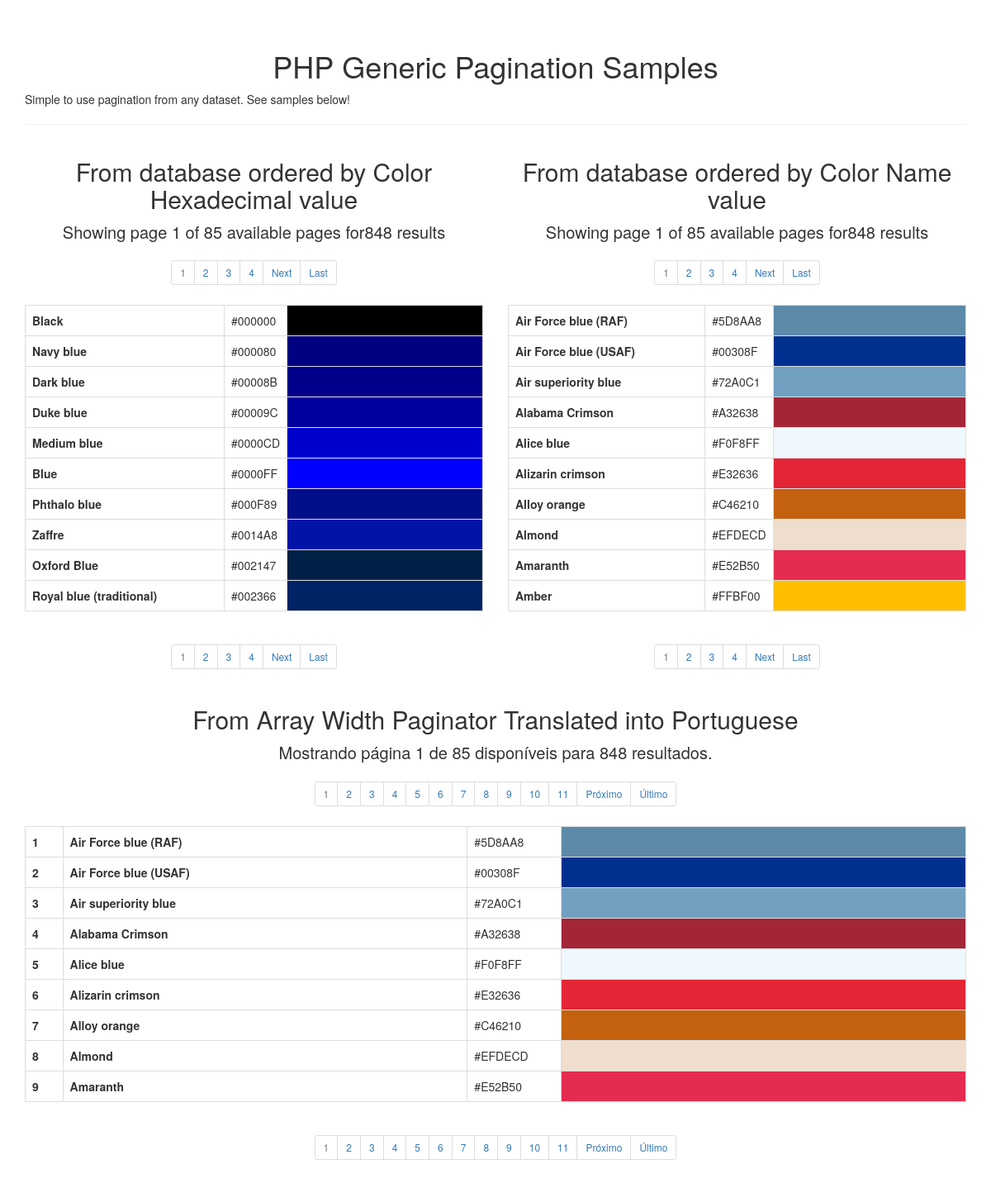
The page / on the database its author committed.
### tables this page shows
CREATE TABLE IF NOT EXISTS `colors` (
  `color_id` int(11) NOT NULL AUTO_INCREMENT,
  `color_name` varchar(155) NOT NULL,
  `color_hex` varchar(7) NOT NULL,
  PRIMARY KEY (`color_id`)
);

### src/giba/paginator/Paginator.php (called while the page is built, shortened)
<?php
class Paginator
{
    public $resultSet = null;
    public static $locale = 'en';
    private $paginator = 'page';
    private $limitPerPage = 10;
    private $range = 5;
    private $class = 'pagination';
    public function setResultSet($resultSet)
    {
        $this->resultSet = new \ArrayIterator($resultSet);
    }
    public function getResultSet()
    {
        return $this->resultSet;
    }
    public function getResults()
    {
        $offSet = $this->getOffset();
        $limit = $offSet + $this->getLimitPerPage() - 1;
        $resultSet = Array();
        foreach ($this->getResultSet() as $key => $data) {
            if ($key < $offSet || $key > $limit) {
                continue;
            }
            $resultSet[$key] = $data;
        }
        return $resultSet;
    }
    public function getTotalOfResults()
    {
        return $this->getResultSet()->count();
    }
    public function getTotalOfPages()
    {
        return ceil($this->getTotalOfResults() / $this->getLimitPerPage());
    }
    public function getCurrentPage()
    {
        $totalOfPages = $this->getTotalOfPages();
        $pager = $this->getPager();
        if (isset($pager) && is_numeric($pager)) {
            $currentPage = $pager;
        } else {
            $currentPage = 1;
        }
        if ($currentPage < 1) {
            $currentPage = 1;
        }
        return (int) $currentPage;
    }
    public function getOffset()
    {
        return ( $this->getCurrentPage() - 1 ) * $this->getLimitPerPage();
    }
    public function setPaginator($paginator)
    {
        $this->paginator = $paginator;
    }
    public function getPaginator()
    {
        return $this->paginator;
    }
    public function getPager()
    {
        return ( isset($_GET[$this->paginator]) ) ? (int) $_GET[$this->paginator] : 0;
    }
    public function getLimitPerPage()
    {
        return $this->limitPerPage;
    }
    public function setRange($range)
    {
        $this->range = $range;
    }
    public function getRange()
    {
        return $this->range;
    }
    public function navigate($option = 'menu')
    {
        $content = null;
        switch ($option) {
            case 'results' :
                $content = Navigator::showResults($this);
                break;
            case 'menu' :
                $content = Navigator::showMenu($this);
                break;
        }
        return $content;
    }
    public function setLocale($locale)
    {
        self::$locale = $locale;
    }
    public static function getLocale()
    {
        return self::$locale;
    }
    public function setClass($class)
    {
        $this->class = $class;
    }
    public function getClass()
    {
        return $this->class;
    }
}

### src/giba/paginator/Intl.php (called while the page is built, shortened)
<?php
class Intl
{
    public static $data = null;
    public static function setData()
    {
        self::$data = json_decode(
            file_get_contents(
                dirname(__FILE__)
                . '/locales/'
                . Paginator::getLocale() . '.json'
            )
        );
    }
    public static function getData()
    {
        return self::$data;
    }
    public static function get($key)
    {
        return self::$data->$key;
    }
}

### src/giba/paginator/QueryString.php (called while the page is built, shortened)
<?php
class QueryString
{
    public static function rebuild($current)
    {
        $queryString = $_SERVER['QUERY_STRING'];
        if (strlen($queryString) > 0) {
            $parts = explode("&", $queryString);
            $data = array();
            foreach ($parts as $val) {
                if (stristr($val, $current) == false) {
                    array_push($data, $val);
                }
            }
            if (count($data) != 0) {
                $queryString = "&" . implode("&", $data);
            } else {
                return false;
            }
            return $queryString;
        } else {
            return false;
        }
    }
}

### index.php (the view, shortened to what this page needs)
<?php
$dbh = new PDO('mysql:host=localhost;dbname=test', 'root', 'phpdev');
$dbh->query('SET NAMES UTF8');
?>
<!DOCTYPE html>
<html lang="en">
    <head>
        <link rel="stylesheet" href="https://maxcdn.bootstrapcdn.com/bootstrap/3.3.4/css/bootstrap.min.css">
        <link rel="stylesheet" href="https://maxcdn.bootstrapcdn.com/bootstrap/3.3.4/css/bootstrap-theme.min.css">
    </head>
    <body>
        <div class="container">
            <h1>PHP Generic Pagination Samples</h1>
            <p>Simple to use pagination from any dataset. See samples below!</p>
            <hr>
            <div class="row">
                <div class="col-md-6">
                    <h2>From database ordered by Color Hexadecimal value</h2>
                    <?php
                    $stmt = $dbh->prepare("SELECT * FROM colors ORDER by color_hex");
                    $stmt->execute();
                    $resultSet = $stmt->fetchAll();
                    $paginator = new Giba\Paginator($resultSet);
                    $paginator->setClass('pagination pagination-sm');
                    $paginator->setRange(3);
                    ?>
                    <?= $paginator->navigate('results'); ?>
                    <div class="center">
                        <?= $paginator->navigate('menu'); ?>
                    </div>
                    <table class="table table-bordered">
                        <tbody>
                            <?php foreach ($paginator->getResults() as $r) : ?>
                                <tr>
                                    <th width="45%"><?= $r['color_name']; ?></th>
                                    <td width="10%"><?= $r['color_hex']; ?></td>
                                    <td width="45%" style="background:<?= $r['color_hex']; ?>">&nbsp;</td>
                                </tr>
                            <?php endforeach; ?>
                        </tbody>
                    </table>
                    <div class="center">
                        <?= $paginator->navigate('menu'); ?>
                    </div>
                </div>
                <div class="col-md-6">
                    <h2>From database ordered by Color Name value</h2>
                    <?php
                    $stmt = $dbh->prepare("SELECT * FROM colors ORDER by color_name");
                    $stmt->execute();
                    $resultSet = $stmt->fetchAll();
                    $paginator = new Giba\Paginator($resultSet);
                    $paginator->setClass('pagination pagination-sm');
                    $paginator->setRange(3);
                    $paginator->setPaginator('hex');
                    ?>
                    <?= $paginator->navigate('results'); ?>
                    <div class="center">
                        <?= $paginator->navigate('menu'); ?>
                    </div>
                    <table class="table table-bordered">
                        <tbody>
                            <?php foreach ($paginator->getResults() as $r) : ?>
                                <tr>
                                    <th width="45%"><?= $r['color_name']; ?></th>
                                    <td width="10%"><?= $r['color_hex']; ?></td>
                                    <td width="45%" style="background:<?= $r['color_hex']; ?>">&nbsp;</td>
                                </tr>
                            <?php endforeach; ?>
                        </tbody>
                    </table>
                    <div class="center">
                        <?= $paginator->navigate('menu'); ?>
                    </div>
                </div>
            </div>
            <div class="row">
                <div class="col-md-12">
                    <h2>From Array Width Paginator Translated into Portuguese</h2>
                    <?php
                    $resultSet = include 'data/colors.php';
                    $paginator = new Giba\Paginator($resultSet, 'pt_BR');
                    $paginator->setClass('pagination pagination-sm');
                    $paginator->setRange(10);
                    $paginator->setPaginator('arr');
                    ?>
                    <?= $paginator->navigate('results'); ?>
                    <div class="center">
                        <?= $paginator->navigate('menu'); ?>
                    </div>
                    <table class="table table-bordered">
                        <tbody>
                            <?php foreach ($paginator->getResults() as $key => $data) : ?>
                                <tr>
                                    <th width="4"><?= $key; ?></th>
                                    <th width="43%"><?= $data[0]; ?></th>
                                    <td width="10%"><?= $data[1]; ?></td>
                                    <td width="43%" style="background:<?= $data[1]; ?>">&nbsp;</td>
                                </tr>
                            <?php endforeach; ?>
                        </tbody>
                    </table>
                    <div class="center">
                        <?= $paginator->navigate('menu'); ?>
                    </div>
                </div>
            </div>
        </div>
    </body>
</html>

### src/giba/paginator/Navigator.php (shortened to what this page needs)
<?php
class Navigator
{
    public static function showResults(Paginator $paginator)
    {
        $contents = null;
        if ($paginator->getTotalOfResults() > 0) {
            $contents .= sprintf('<div class="results-info-bar">' . Intl::get('SHOW_RESULTS_MESSAGE') . '</div>',
                $paginator->getCurrentPage(),
                $paginator->getTotalOfPages(),
                $paginator->getTotalOfResults()
            );
        } else {
            $contents .= sprintf('<div class="no-results-info-bar">' . Intl::get('SHOW_NO_RESULTS_MESSAGE') . '</div>');
        }
        return $contents;
    }
    public static function showMenu(Paginator $paginator)
    {
        $currentPage = $paginator->getCurrentPage();
        $totalOfPages = $paginator->getTotalOfPages();
        $pager = $paginator->getPaginator();
        $queryString = QueryString::rebuild($pager);
        $range = $paginator->getRange();
        $contents = null;
        if ($paginator->getTotalOfResults() > 0) {
            $contents .= sprintf('<ul class="%s">', $paginator->getClass());
            for ($x = ( $currentPage - $range ); $x < ( ( $currentPage + $range ) + 1 ); $x++) {
                if (( $x > 0 ) && ( $x <= $totalOfPages )) {
                    if ($x == $currentPage) {
                        $contents .= sprintf(
                            '<li class="disabled"><span class=\"current\">%s</span><li>',
                             $x
                        );
                    } else {
                        $contents .= sprintf(
                            '<li><a href="?%s=%s%s">%s</a><li>',
                            $pager,
                            $x,
                            $queryString,
                            $x
                        );
                    }
                }
            }
            if ($currentPage != $totalOfPages) {
                $next = $currentPage + 1;
                $contents .= sprintf(
                    '<li><a href="?%s=%s%s" class="next">%s</a></li>',
                    $pager,
                    $next,
                    $queryString,
                    Intl::get('NEXT')
                );
                $contents .= sprintf(
                    '<li><a href="?%s=%s%s" class="last">%s</a></li>',
                    $pager,
                    $totalOfPages,
                    $queryString,
                    Intl::get('LAST')
                );
            }
            $contents .= '</ul>';
        }
        return $contents;
    }
}

### index.php (style rules this page uses)
body { padding : 40px 0 }
h1, h2 { text-align:center; }
.results-info-bar , .no-results-info-bar { font-size: 2rem; text-align:center; }
.center { text-align: center; }

### rows shown on the page
colors: color_name "Black", color_hex "#000000"
colors: color_name "Navy blue", color_hex "#000080"
colors: color_name "Dark blue", color_hex "#00008B"
colors: color_name "Duke blue", color_hex "#00009C"
colors: color_name "Medium blue", color_hex "#0000CD"
colors: color_name "Blue", color_hex "#0000FF"
colors: color_name "Phthalo blue", color_hex "#000F89"
colors: color_name "Zaffre", color_hex "#0014A8"
colors: color_name "Oxford Blue", color_hex "#002147"
colors: color_name "Royal blue (traditional)", color_hex "#002366"
colors: color_name "Air Force blue (RAF)", color_hex "#5D8AA8", key "1"
colors: color_name "Air Force blue (USAF)", color_hex "#00308F", key "2"
colors: color_name "Air superiority blue", color_hex "#72A0C1", key "3"
colors: color_name "Alabama Crimson", color_hex "#A32638", key "4"
colors: color_name "Alice blue", color_hex "#F0F8FF", key "5"
colors: color_name "Alizarin crimson", color_hex "#E32636", key "6"
colors: color_name "Alloy orange", color_hex "#C46210", key "7"
colors: color_name "Almond", color_hex "#EFDECD", key "8"
colors: color_name "Amaranth", color_hex "#E52B50", key "9"
colors: color_name "Amber", color_hex "#FFBF00"

### other values the page prints
Intl::get('NEXT') "Next Next Next Next Próximo Próximo"
Intl::get('LAST') "Last Last Last Last Último Último"
